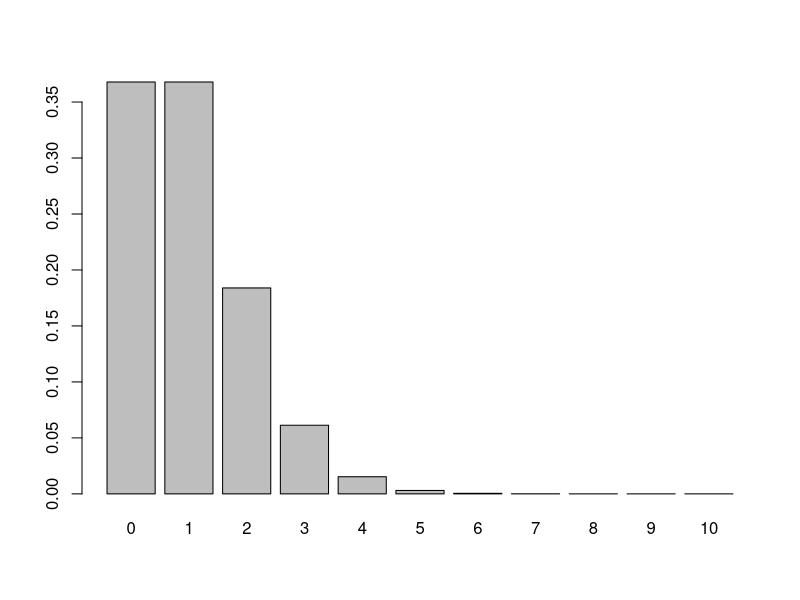
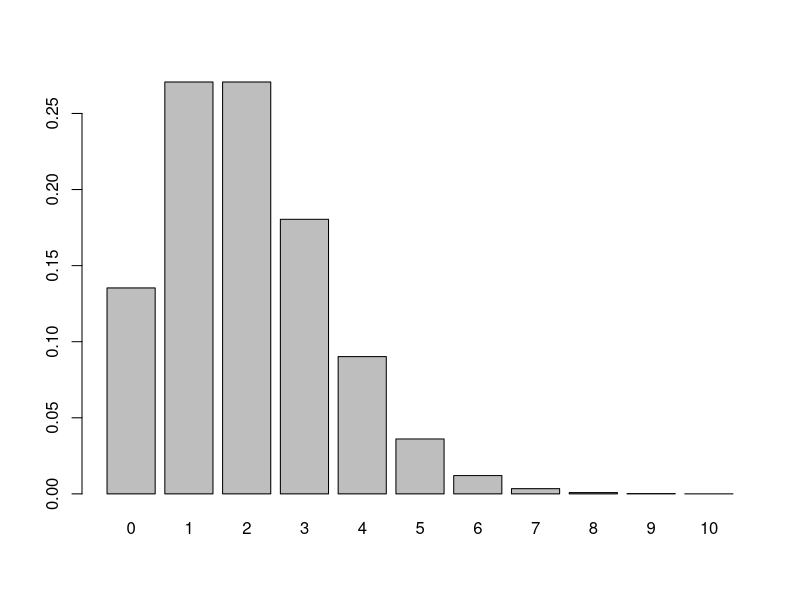
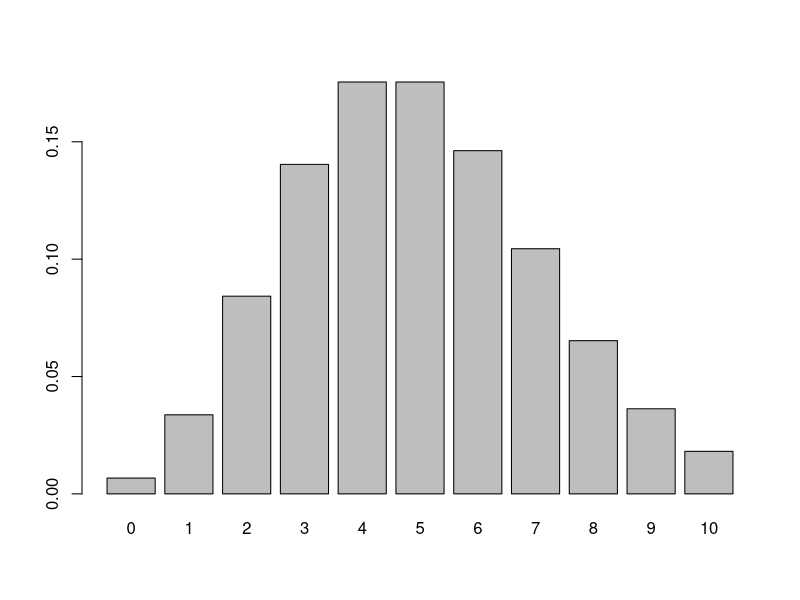
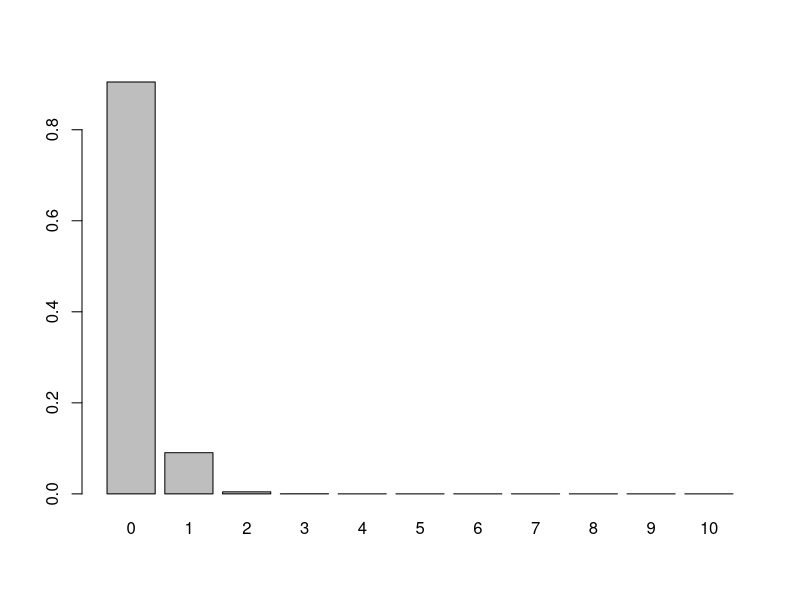
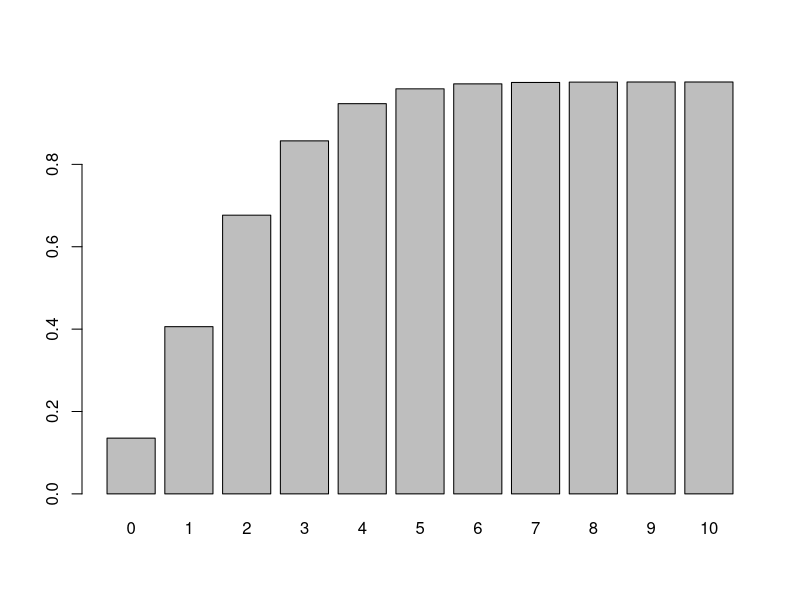
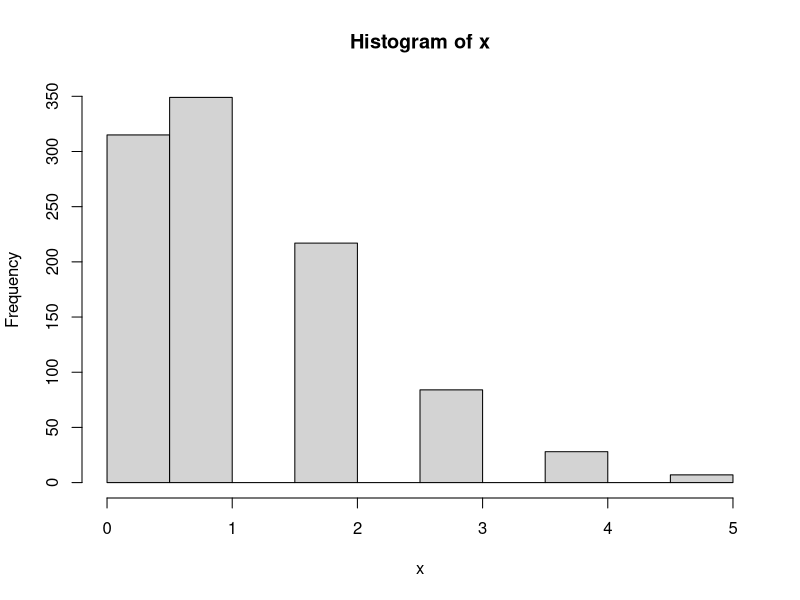
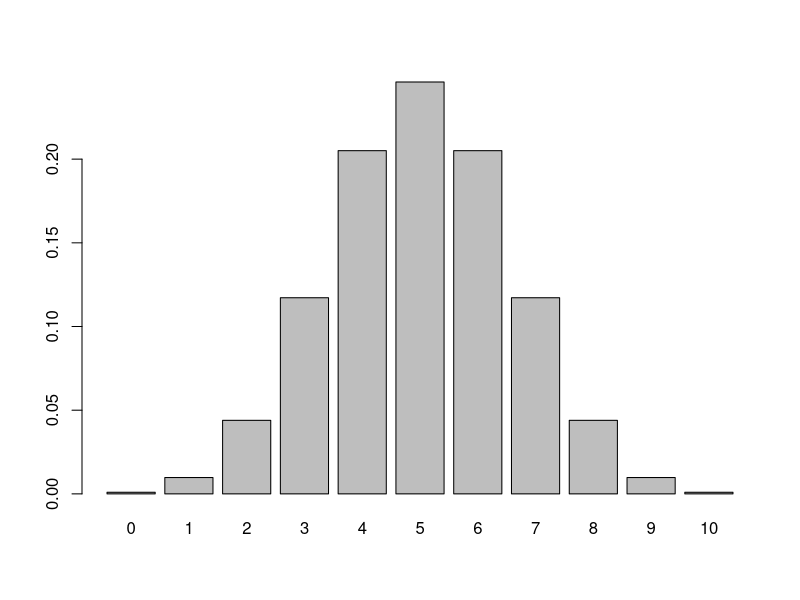
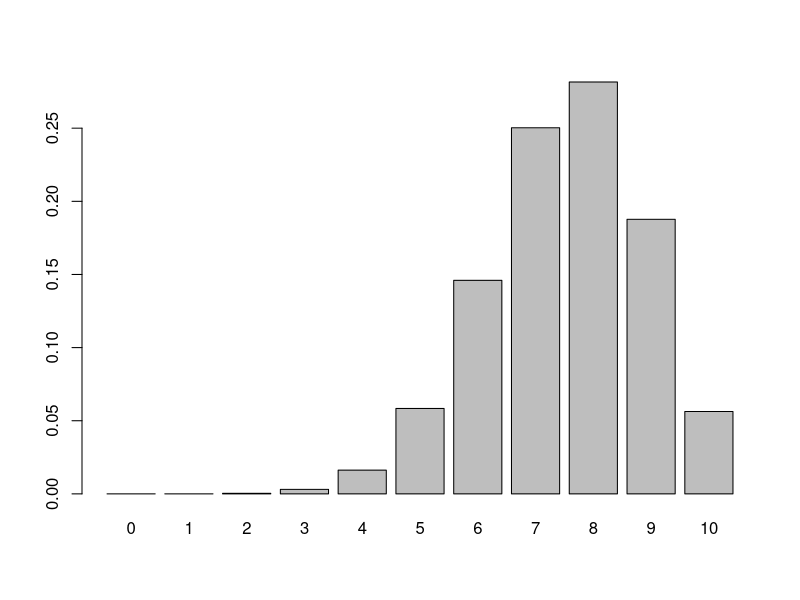

Generate these figures, in order, with R:
# Random Subsetting and Probability Distributions
# February 23, 2017
# MWS


# grab the ant data
data <- read.table(file="antcountydata.csv", header=TRUE,sep=",",stringsAsFactors=FALSE)
littleData <- data[1:8, 3:6]

# running sample with an integer
sample(10)

#applied to a vector, it randomizes the order of the elements
print(littleData$n.species)
sample(littleData$n.species)

sample(x=littleData$n.species, size=3)

# sample with replacement for bootstrapping

sample(x=littleData$n.species,size=20,replace=TRUE)

#sample sizes must match
# sample(x=littleData$n.species,size=20,replace=FALSE)

# suppose elements are sampled equiprobably?
# community assembly and null models
mainlandSpecies <- paste("Species",1:10,sep="")
popSizes <- c(1000,500,100,20,10,5,5,5,1,1)

#equiprobable colonization
islandA <- sample(x=mainlandSpecies,size=5)
print(islandA)



# assume colonization potential is proportional to population size
islandB <- sample(x=mainlandSpecies,size=5,prob=popSizes)
print(islandB)

# colonization now of individuals, not species
islandC <- sample(x=mainlandSpecies,size=100,prob=popSizes,replace=TRUE)
head(islandC)
table(islandC)
unique(islandC)
length(unique(islandC))


# colonization of equiprobable individuals
islandD <- sample(x=mainlandSpecies,size=100,prob=NULL,replace=TRUE)
head(islandD)
table(islandD)
unique(islandD)
length(unique(islandD))
length(table(islandD)[table(islandD)>9])




# ----------------------------
# Poisson distribution 
# "d" function gives the probability density
MyVec <- dpois(x=seq(0,10), lambda=1)
names(MyVec) <- seq(0,10)
barplot(height=MyVec)

MyVec <- dpois(x=seq(0,10), lambda=2)
names(MyVec) <- seq(0,10)
barplot(height=MyVec)
print(MyVec)
sum(MyVec)

MyVec <- dpois(x=seq(0,10), lambda=5)
names(MyVec) <- seq(0,10)
barplot(height=MyVec)

MyVec <- dpois(x=seq(0,10), lambda=0.1)
names(MyVec) <- seq(0,10)
barplot(height=MyVec)

# p poisson
MyVec <- ppois(q=seq(0,10), lambda=2)
names(MyVec) <- seq(0,10)
barplot(height=MyVec)

qpois(p=c(0.025,0.975),lambda=50)
#output here means that 95% of the occurrences drawn will be between 37 and 64

x <- rpois(n=1000,lambda=1.1)
hist(x)

# Binomial
# p = probability of dichotomous outcome
# size = number of trials
# x = possible outcomes

MyVec <- dbinom(x=seq(0,10),size=10,p=0.5)
names(MyVec) <- seq(0,10)
barplot(height=MyVec)

MyVec <- dbinom(x=seq(0,10),size=10,p=0.75)
names(MyVec) <- seq(0,10)
barplot(height=MyVec)

qbinom(p=c(0.025,0.975),size=100,prob=0.75)

# negative binomial: number of failures (values of MyVec) in a series of Bernouli trials with probability of success p, before we reach a target number of successes
# more heterogeneous ("overdispersed") than a Poisson

MyVec <- dnbinom(x=seq(0,40),size=5, prob=0.5)
names(MyVec) <- seq(0,40)
barplot(height=MyVec)

MyVec <- dnbinom(x=seq(0,40),size=1, prob=0.1)
names(MyVec) <- seq(0,40)
barplot(height=MyVec)

# alternatively specify mean = mu
# size is a dispersion parameter
# small values of size give overdispersion

MyVec <- dnbinom(x=seq(0,40),size=1, mu=5)
names(MyVec) <- seq(0,40)
barplot(height=MyVec)

MyVec <- dnbinom(x=seq(0,40),size=10, mu=5)
names(MyVec) <- seq(0,40)
barplot(height=MyVec)

# pnbinom for tail distribution
pnbinom(q=3, size=1, mu=5)

# qnorm for actual values for a p 
qnbinom(p=0.05,size=10,mu=5)

# confidence interval
qnbinom(p=c(0.025,0.975), prob=0.5,size=10)

# random sample from negative binomial
MyVec <- rnbinom(n=100,size=1,mu=20)
quantile(MyVec,prob=c(0.025,0.975))
qnbinom(p=c(0.025,0.975),size=1,mu=20)



# uniform distribution
## parameters for minimum and maximum

limits <- seq(0,10,by=0.01)
z <- dunif(x=limits, min=0, max=5)
names(z) <- limits
plot(x=limits, y=z, type="l", xlim=c(0,10))

# punif for tail probability

limits <- seq(0,10, by=.1)
z <- punif(q=limits,min=0,max=5)
names(z) <- limits
plot(x=limits, y=z, type="l", xlim=c(0,10))


# qunif for quantiles

qunif(p=c(0.025,0.975), min=0,max=5)


# runif to generate data
hist(runif(n=1000,min=0,max=5))


#-----------------------
# normal distribution

hist(rnorm(n=100,mean=100,sd=2))
hist(rnorm(n=100,mean=2,sd=2))
MyVec <- rnorm(n=100,mean=2,sd=2)
summary(MyVec)
TossZeroes <- MyVec[MyVec>0]
hist(TossZeroes)
summary(TossZeroes)

# gamma distribution - has 2 parameters: shape1, shape2
# continuous, positive values

hist(rgamma(n=100,shape=1,scale=10))


# gamma with shape=1 gives an exponential with scale = mean

hist(rgamma(n=100,shape=0.1,scale=10))

# large shape parameter looks like normal distribution
hist(rgamma(n=100,shape=20,scale=1))

# mean=shape*scale
#variance = shape*scale^2

# Beta distribution
# continuous
#bounded between 0 and 1
# parameter shape1= number of successes +1
# parameter shape2 = number of failures +1

# shape1 = 1 and shape2 = 1    "no data"
hist(rbeta(n=1000,shape1=1,shape2=1),breaks=seq(0,1,length=100))

# shape1 = 2, shape2 = 1
hist(rbeta(n=1000,shape1=2,shape2=1),breaks=seq(0,1,length=100))

# two tosses, 1 head, 1 tail
hist(rbeta(n=1000,shape1=2,shape2=2),breaks=seq(0,1,length=100))

# two tosses, both heads
hist(rbeta(n=1000,shape1=3,shape2=1),breaks=seq(0,1,length=100))

# more data, equal counts
hist(rbeta(n=1000,shape1=20,shape2=20),breaks=seq(0,1,length=100))

# more data, unequal counts
hist(rbeta(n=1000,shape1=20,shape2=10),breaks=seq(0,1,length=100))

# shape parameters less than 1
hist(rbeta(n=1000,shape1=0.4,shape2=0.4),breaks=seq(0,1,length=100))

# Estimating parameters from data
# Maximum likelihood estimation
# maximize p(data|parameters)

library(MASS)
x <- rnorm(1000,mean=92.5,sd=2.5)
hist(x)
fitdistr(x,"normal")
mean(x)
sd(x)

# but what should we fit to?
z <- fitdistr(x,"gamma")
str(z)
# rate = 1/scale
# so here is the estimate of the mean
z$estimate[1]/z$estimate[2]

# estimate of variance
z$estimate[1]/z$estimate[2]^2
